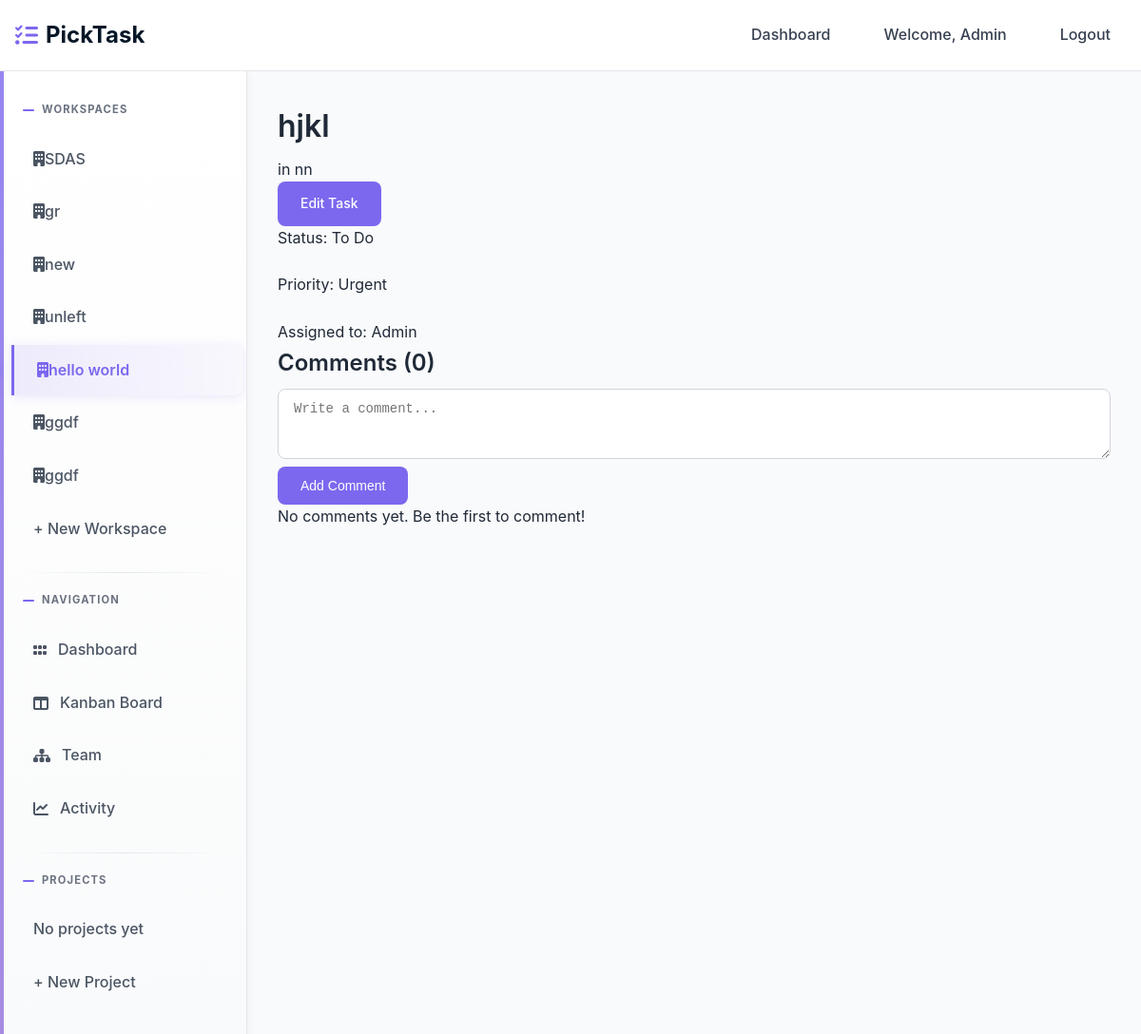
The page /task/14/ (signed in) on the database its author committed.
### home/models.py (models this page shows)
class User(AbstractUser):
    full_name = models.CharField(max_length=255, blank=True, null=True)
    created_at = models.DateTimeField(auto_now_add=True)

### workspace/models.py (models this page shows, shortened)
class Membership(models.Model):
    ROLE_CHOICES = [
        ('admin', 'Admin'),
        ('member', 'Member'),
    ]
    user = models.ForeignKey(settings.AUTH_USER_MODEL, on_delete=models.CASCADE, related_name='memberships')
    workspace = models.ForeignKey(Workspace, on_delete=models.CASCADE, related_name='memberships')
    role = models.CharField(max_length=20, choices=ROLE_CHOICES, default='member')
    joined_at = models.DateTimeField(auto_now_add=True)
    class Meta:
        unique_together = ['user', 'workspace']
        ordering = ['-joined_at']

class Workspace(models.Model):
    name = models.CharField(max_length=255)
    created_by = models.ForeignKey(settings.AUTH_USER_MODEL, on_delete=models.CASCADE, related_name='workspaces_created')
    created_at = models.DateTimeField(auto_now_add=True)
    class Meta:
        ordering = ['-created_at']

class Task(models.Model):
    STATUS_CHOICES = [
        ('todo', 'To Do'),
        ('in_progress', 'In Progress'),
        ('review', 'Review'),
        ('done', 'Done'),
    ]
    PRIORITY_CHOICES = [
        ('low', 'Low'),
        ('medium', 'Medium'),
        ('high', 'High'),
        ('urgent', 'Urgent'),
    ]
    title = models.CharField(max_length=255)
    description = models.TextField(blank=True, null=True)
    project = models.ForeignKey(Project, on_delete=models.CASCADE, related_name='tasks')
    assigned_to = models.ForeignKey(
        settings.AUTH_USER_MODEL,
        on_delete=models.SET_NULL,
        null=True,
        blank=True,
        related_name='assigned_tasks'
    )
    status = models.CharField(max_length=20, choices=STATUS_CHOICES, default='todo')
    priority = models.CharField(max_length=20, choices=PRIORITY_CHOICES, default='medium')
    due_date = models.DateTimeField(null=True, blank=True)
    created_by = models.ForeignKey(settings.AUTH_USER_MODEL, on_delete=models.CASCADE, related_name='tasks_created')
    created_at = models.DateTimeField(auto_now_add=True)
    updated_at = models.DateTimeField(auto_now=True)
    class Meta:
        ordering = ['-created_at']

class Project(models.Model):
    name = models.CharField(max_length=255)
    description = models.TextField(blank=True, null=True)
    workspace = models.ForeignKey(Workspace, on_delete=models.CASCADE, related_name='projects')
    created_by = models.ForeignKey(settings.AUTH_USER_MODEL, on_delete=models.CASCADE, related_name='projects_created')
    created_at = models.DateTimeField(auto_now_add=True)
    color = models.CharField(max_length=7, default='#3B82F6')  # Hex color
    class Meta:
        ordering = ['-created_at']

### task/views.py (the view, shortened to what this page needs)
# urls.py: path('<int:pk>/', views.TaskDetailView.as_view(), name='task-detail'),
@method_decorator(login_required, name='dispatch')
class TaskDetailView(DetailView):
    model = Task
    template_name = 'task/task_detail.html'
    context_object_name = 'task'
    def get_queryset(self):
        return Task.objects.filter(project__workspace__memberships__user=self.request.user)
    def get_context_data(self, **kwargs):
        context = super().get_context_data(**kwargs)
        task = self.get_object()
        context['workspace'] = task.project.workspace
        context['comment_form'] = CommentForm()
        context['comments'] = task.comments.select_related('author').all()
        return context

### workspace/forms.py
class CommentForm(forms.ModelForm):
    class Meta:
        model = Comment
        fields = ['content']
        widgets = {
            'content': forms.Textarea(attrs={
                'class': 'form-textarea w-full',
                'rows': 3,
                'placeholder': 'Write a comment...',
                'required': True
            }),
        }
        labels = {
            'content': ''
        }

### workspace/templatetags/priority_tags.py (called while the page is built)
@register.filter
def priority_color(priority):
    color_map = {
        'urgent': 'red',
        'high': 'red',
        'medium': 'yellow',
        'low': 'green'
    }
    return color_map.get(priority, 'gray')

### templates/task/task_detail.html (shortened to what this page needs)
{% extends 'base.html' %}
{% load priority_tags %}
{% block content %}
<div class="max-w-4xl mx-auto">
    <div class="flex justify-between items-start mb-6">
        <div>
            <h1 class="text-2xl font-bold">{{ task.title }}</h1>
            <p class="text-gray-600">in {{ task.project.name }}</p>
        </div>
        <a href="{% url 'task:edit-task' task.project.workspace.id task.id %}" class="btn btn-primary">
            Edit Task
        </a>
    </div>
    <div class="bg-white rounded-lg shadow p-6 mb-6">
        <div class="grid grid-cols-1 md:grid-cols-2 gap-4 text-sm">
            <div>
                <span class="text-gray-500">Status:</span>
                <span class="ml-2 px-2 py-1 rounded bg-blue-100 text-blue-800">{{ task.get_status_display }}</span>
            </div>
            <div>
                <span class="text-gray-500">Priority:</span>
                <span class="ml-2 px-2 py-1 rounded bg-{{ task.priority|priority_color }}-100 text-{{ task.priority|priority_color }}-800">
                    {{ task.get_priority_display }}
                </span>
            </div>
            {% if task.assigned_to %}
            <div>
                <span class="text-gray-500">Assigned to:</span>
                <span class="ml-2 font-medium">{{ task.assigned_to.username }}</span>
            </div>
            {% endif %}
        </div>
    </div>
    <div class="mb-6">
        <h2 class="text-xl font-semibold mb-4">Comments ({{ comments|length }})</h2>
        <form method="post" class="mb-6">
            <div class="mb-3">
                {{ comment_form.content }}
            </div>
            <button type="submit" class="btn btn-primary">Add Comment</button>
        </form>
        {% if comments %}
            <div class="space-y-4">
                {% for comment in comments %}
                <div class="bg-gray-50 p-4 rounded-lg">
                    <div class="flex justify-between items-start mb-2">
                        <span class="font-medium">{{ comment.author.username }}</span>
                        <span class="text-xs text-gray-500">{{ comment.created_at|date:"M d, Y g:i A" }}</span>
                    </div>
                    <p class="text-gray-800 whitespace-pre-line">{{ comment.content }}</p>
                </div>
                {% endfor %}
            </div>
        {% else %}
            <p class="text-gray-500 italic">No comments yet. Be the first to comment!</p>
        {% endif %}
    </div>
</div>
{% endblock %}

### templates/base.html (shortened to what this page needs)
<!DOCTYPE html>
<html lang="en">
  <head>
    <link href="https://cdnjs.cloudflare.com/ajax/libs/font-awesome/6.0.0/css/all.min.css" rel="stylesheet">
  </head>
  <body>
    <nav class="navbar" id="navbar" role="navigation" aria-label="Main navigation">
      <div class="nav-container">
        <a href="{% url 'workspace:dashboard' %}" class="logo" aria-label="PickTask home">
          <i class="fas fa-tasks" aria-hidden="true"></i>
          PickTask
        </a>
        <div class="nav-links" id="nav-links">
          {% if user.is_authenticated %}
          <a href="{% url 'workspace:dashboard' %}" class="nav-link {% if request.resolver_match.url_name == 'dashboard' %}active{% endif %}">Dashboard</a>
          <span class="nav-link">Welcome, {{ user.username }}</span>
          <a href="{% url 'authentication:logout' %}" class="nav-link">Logout</a>
          {% else %}
          <a href="{% url 'authentication:login' %}" class="nav-link">Login</a>
          <a href="{% url 'authentication:register' %}" class="nav-link">Register</a>
          {% endif %}
        </div>
      </div>
    </nav>
    <div class="app-layout">
      {% if user.is_authenticated %}
      <aside class="sidebar">{% include 'partials/sidebar.html' %}</aside>
      {% endif %}
      <main class="main-content">
        {% block content %}{% endblock %}
      </main>
    </div>
  </body>
</html>

### templates/partials/sidebar.html
<div class="sidebar-section">
  <div class="sidebar-title">Workspaces</div>
  {% for membership in user.memberships.all %}
  <a
    href="{% url 'workspace:workspace-detail' membership.workspace.id %}"
    class="sidebar-link {% if current_workspace.id == membership.workspace.id %}active{% endif %}"
  >
    <span
      ><i class="fa-solid fa-building"></i>{{membership.workspace.name}}</span
    >
  </a>
  {% endfor %}
  <a
    href="{% url 'workspace:create-workspace' %}"
    class="sidebar-link {% if request.resolver_match.url_name == 'create-workspace' %}active{% endif %}"
  >
    + New Workspace
  </a>
</div>
{% if current_workspace %}
<div class="sidebar-section">
  <div class="sidebar-title">Navigation</div>
  <a
    href="{% url 'workspace:workspace-detail' current_workspace.id %}"
    class="sidebar-link {% if request.resolver_match.url_name == 'workspace-detail' %}active{% endif %}"
    ><i class="fa-solid fa-grip"></i>Dashboard
  </a>
  <a
    href="{% url 'kanban:kanban' current_workspace.id %}"
    class="sidebar-link {% if request.resolver_match.url_name == 'kanban' %}active{% endif %}"
    ><i class="fa-solid fa-table-columns"></i>Kanban Board
  </a>
  <a
    href="{% url 'team:team' current_workspace.id %}"
    class="sidebar-link {% if request.resolver_match.url_name == 'team' %}active{% endif %}"
    ><i class="fa-solid fa-sitemap"></i>Team
  </a>
  <a
    href="{% url 'activity:activity' current_workspace.id %}"
    class="sidebar-link {% if request.resolver_match.url_name == 'activity' %}active{% endif %}"
    ><i class="fa-solid fa-chart-line"></i>Activity
  </a>
</div>
<div class="sidebar-section">
  <div class="sidebar-title">Projects</div>
  {% for project in current_workspace.projects.all %}
  <a
    href="{% url 'kanban:kanban' current_workspace.id %}?project={{ project.id }}"
    class="sidebar-link"
    ><i class="fa-solid fa-list-check"></i>{{ project.name }}
  </a>
  {% empty %}
  <span class="sidebar-link text-muted">No projects yet</span>
  {% endfor %}
  <a
    href="{% url 'workspace:create-project' current_workspace.id %}"
    class="sidebar-link"
  >
    + New Project
  </a>
</div>
{% endif %}

### rows shown on the page
User: username "Admin"
Membership: workspace.name "SDAS"
Membership: workspace.name "gr"
Membership: workspace.name "new"
Membership: workspace.name "unleft"
Membership: workspace.name "hello world"
Membership: workspace.name "ggdf"
Membership: workspace.name "ggdf"
Task: title "hjkl", project.name "nn", status "To Do", priority "Urgent", assigned_to.username "Admin"

### other values the page prints
{{ comments|length }} "0"
